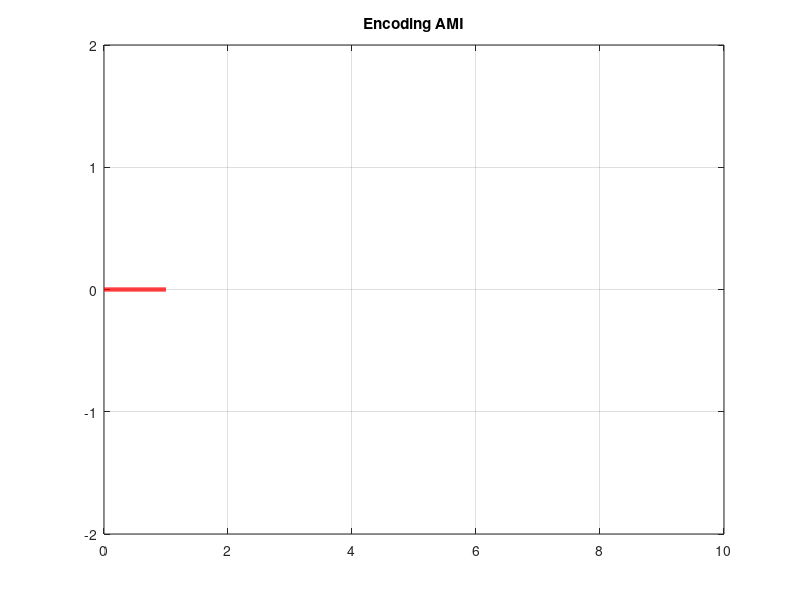

Write MATLAB code to recreate this figure.
%Encoding
clc;
clear;
bits=input("Given an array: ");
n=100;
bitrate=1;
T=length(bits)/bitrate;
N=length(bits)*n;
dt=T/N;
t=0:dt:T;
x=zeros(1,length(t));
k=1;
for i=1:length(bits)
    if bits(i) == 1
        x((i-1)*n+1:i*n)=k;
        k=k * (-1);
    end
end
plot(t,x,"LineWidth",3,"Color","r");
xlim([0,10]);
ylim([-2,2]);
grid on;
title("Encoding AMI");

%%Decoding
counter = 0;
lastbit =1;
for i=1:length(t)
    if t(i)>counter
        counter = counter+1;
        if x(i)==0
            result(counter)=0;
        else 
            result(counter)=1;
        end
    end
end
disp("Decoding of AMI");
disp(result);
        